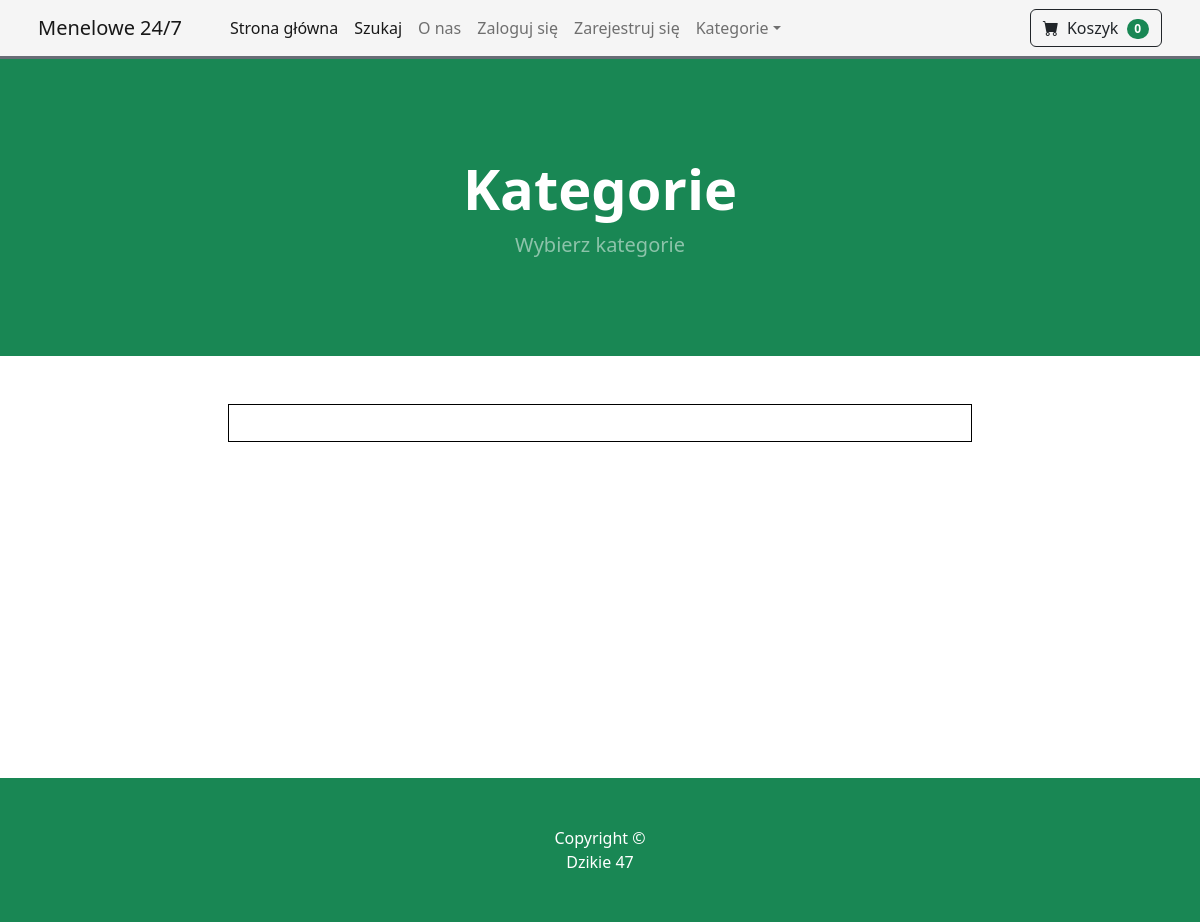
The app's page /category_summary/, older data.
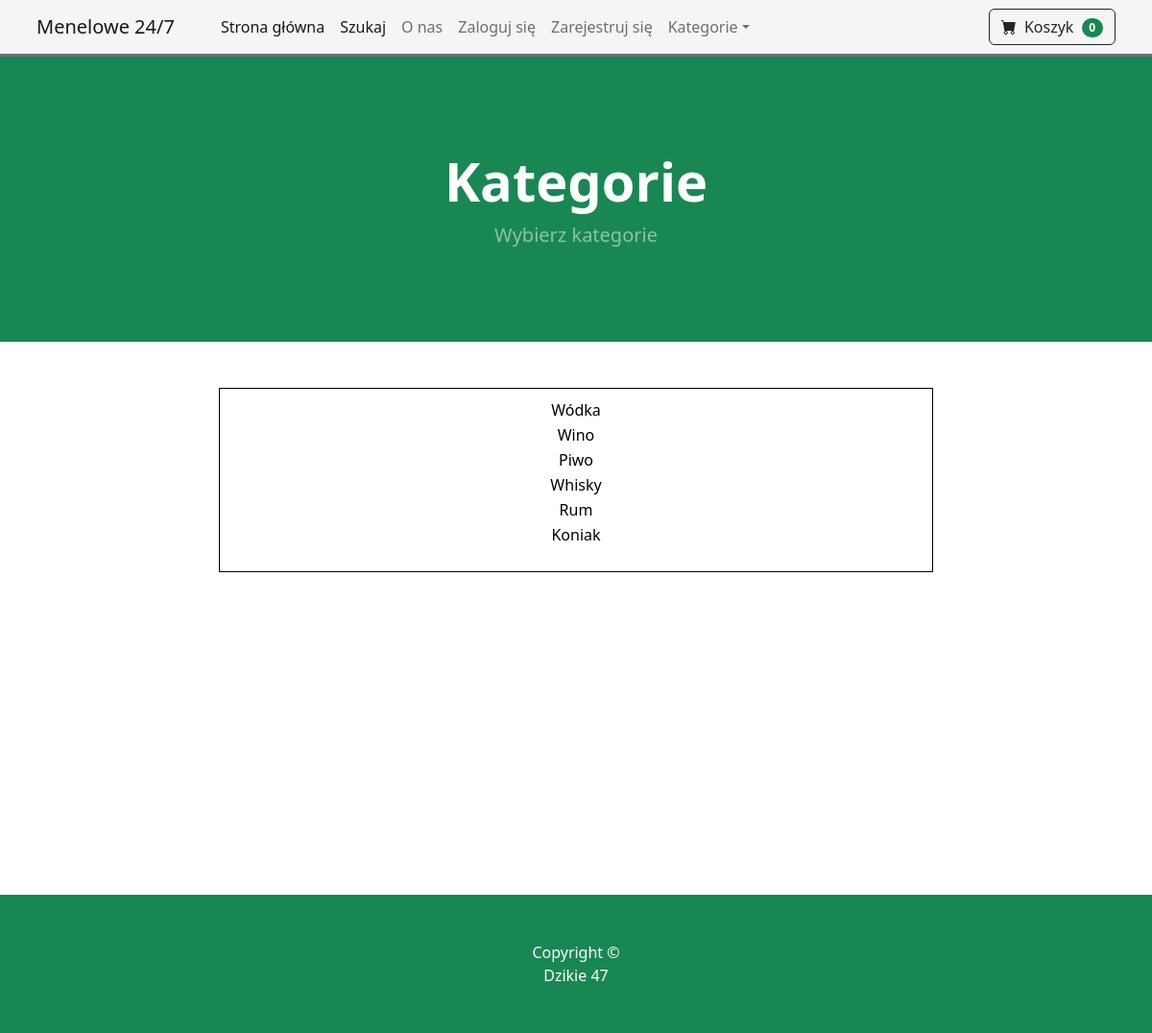
The same page, newer data.
### store/models.py (models this page shows)
class Category(models.Model):
	name = models.CharField(max_length=50)
	def __str__(self):
		return self.name
	class Meta:
		verbose_name_plural = 'categories'

### store/views.py (the view)
# urls.py: path('category_summary/', views.category_summary, name='category_summary'),
def category_summary(request):
	categories = Category.objects.all()
	return render(request, 'category_summary.html', {"categories":categories})

### cart/cart.py (called while the page is built)
	def __len__(self):
		return len(self.cart)

### cart/context_processors.py (called while the page is built)
def cart(request):
	return {'cart': Cart(request)}

### store/templates/category_summary.html
{% extends 'base.html' %}
{% block content %}
        <header class="bg-dark py-5">
            <div class="container px-4 px-lg-5 my-5">
                <div class="text-center text-white">
                    <h1 class="display-4 fw-bolder">Kategorie</h1>
                    <p class="lead fw-normal text-white-50 mb-0">Wybierz kategorie</p>
                </div>
            </div>
        </header>
        <div class="container">
        	<div class="row">
        		<center>
        			<div class="col-8">
        				<br/><br/>
                        <div style="border: 1px solid black; padding: 10px;">
    <ul style="list-style-type: none; padding: 0;">
        {% for category in categories %}
            <li style="margin-bottom: 2px;"><a href="{% url 'category' category %}" style="color: black; text-decoration: none;">{{ category }}</a></li>
        {% endfor %}
    </ul>
</div>
<br/><br/><br/><br/><br/><br/><br/><br/><br/><br/><br/><br/><br/><br/>
        			</div>
        		</center>
        	</div>
        </div>
{% endblock %}

Row changes from the older to the newer data that the page shows:
added Category: name "Wódka"
added Category: name "Wino"
added Category: name "Piwo"
added Category: name "Whisky"
added Category: name "Rum"
added Category: name "Koniak"
